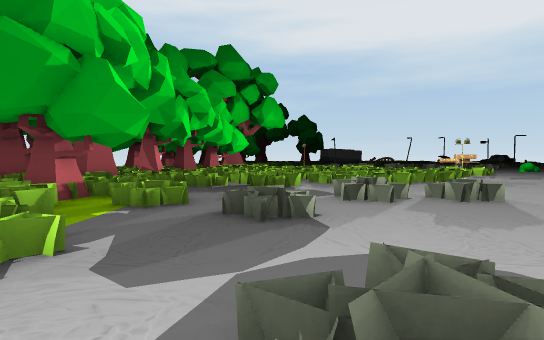
view 1 (above)

24 first-person views from a walk through a Unity game level. The camera is 1.4 m above the floor, tilts 2° down and sees 80° across. The floor is counted in squares, 2 m on a side. Each view is taken from the middle of a square. On the plan, view 1 faces up. The plan holds only what a view shows up to about 10 squares ahead; the rest is blank. The place goes on beyond the plan. The player is left out. Some surface patterns are stand-ins.

view 2
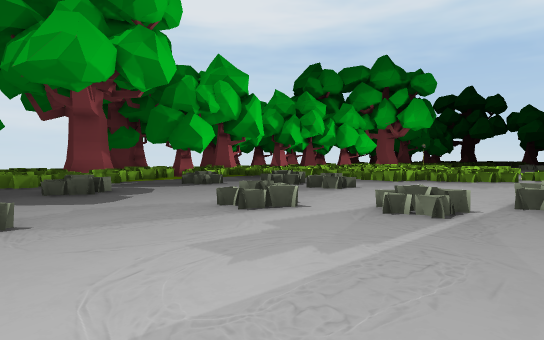

view 3
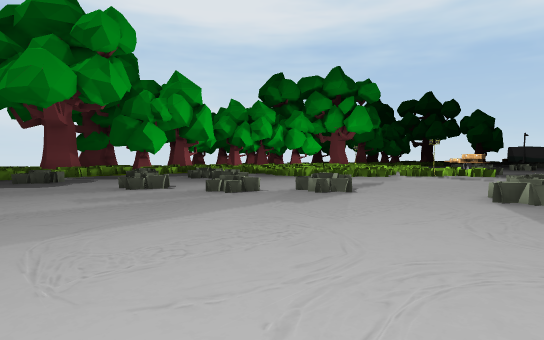

view 4
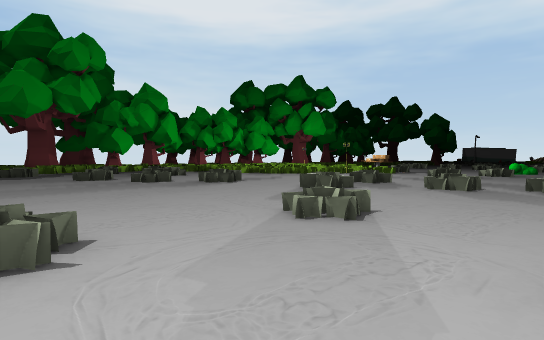

view 5
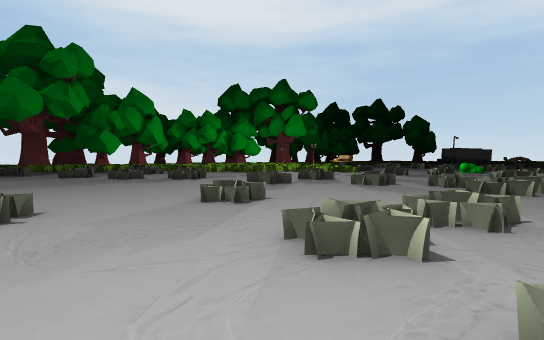

view 6
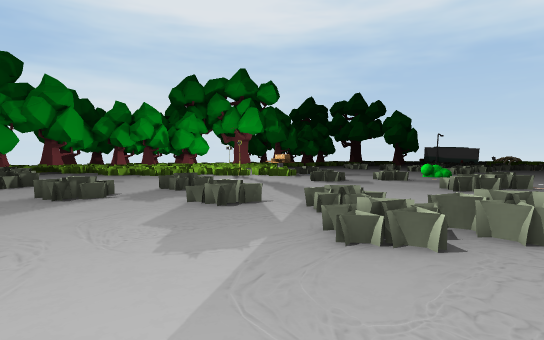

view 7
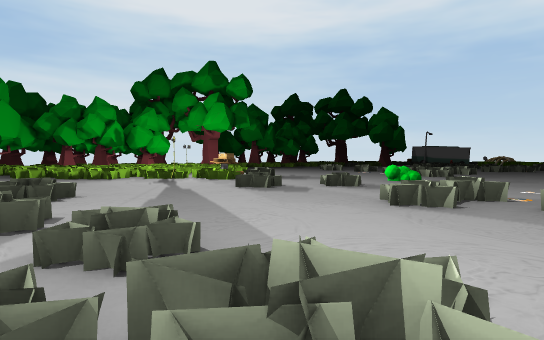

view 8
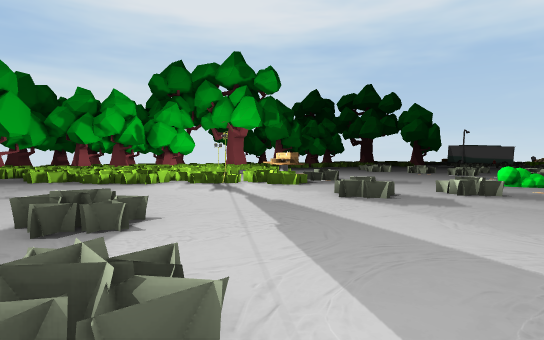

view 9
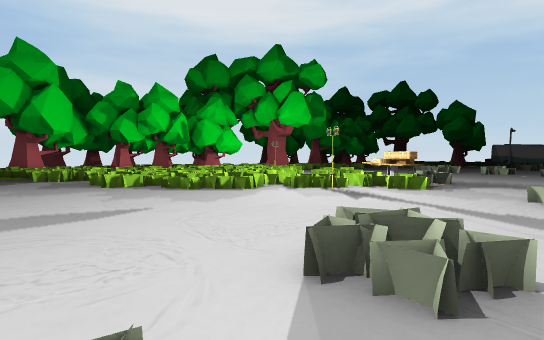

view 10
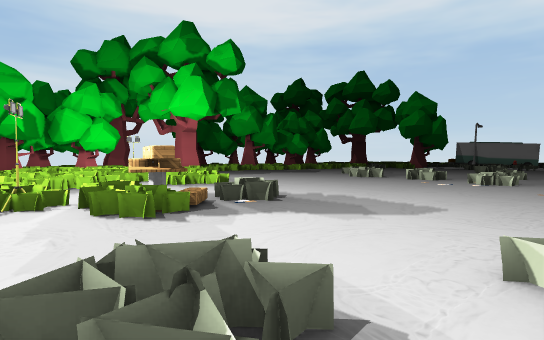

view 11
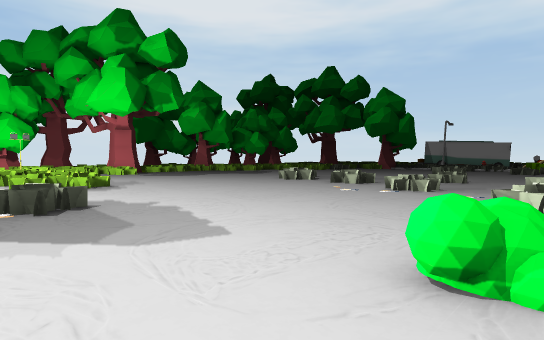

view 12
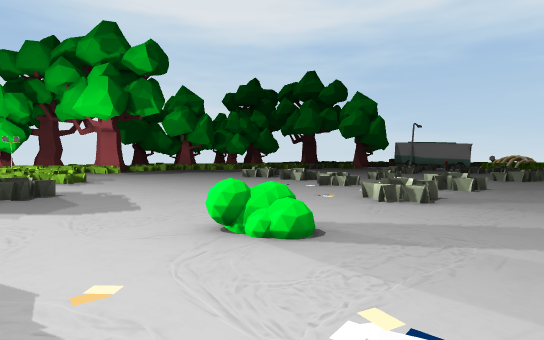

view 13
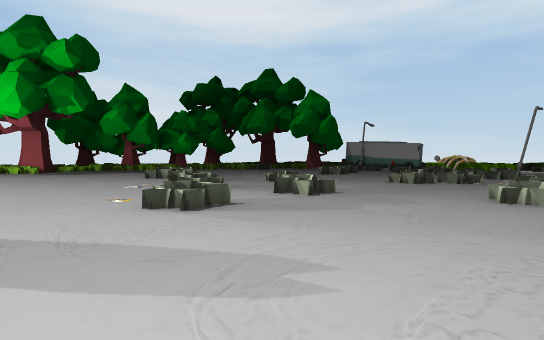

view 14
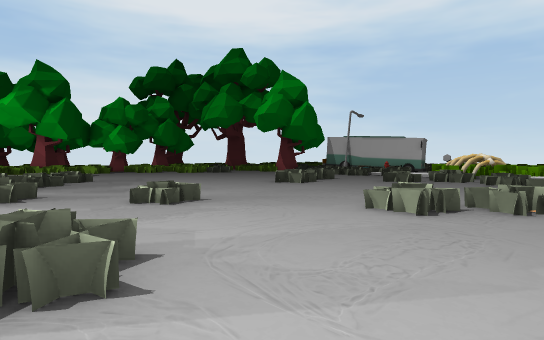

view 15
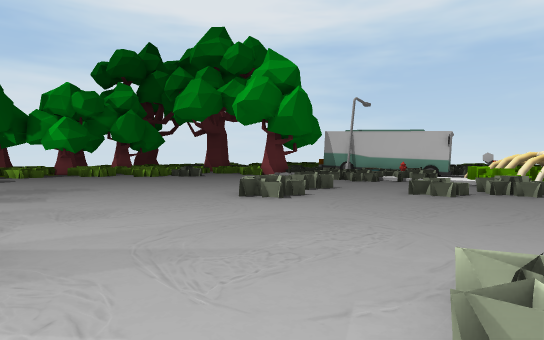

view 16
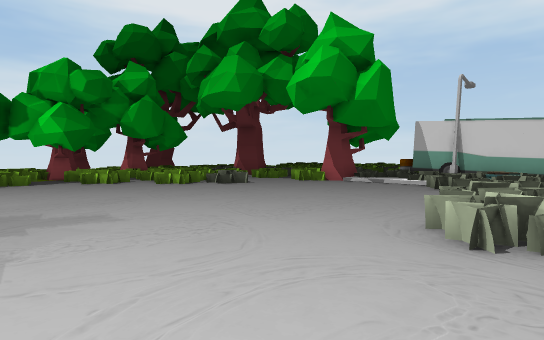

view 17
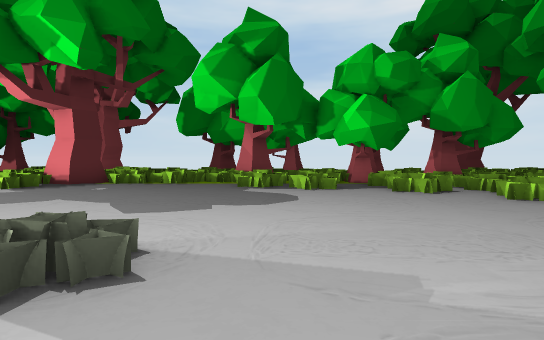

view 18
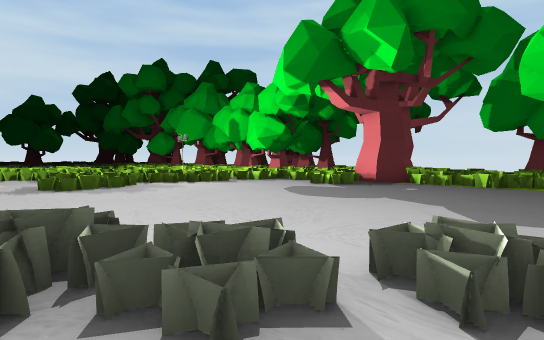

view 19
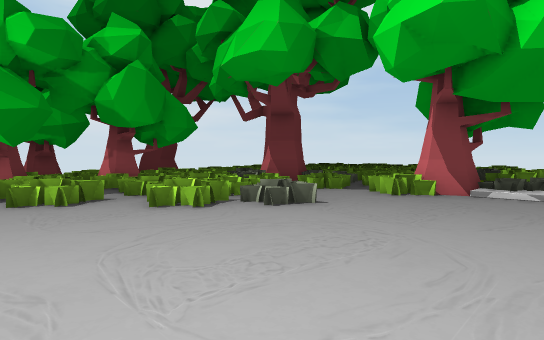

view 20
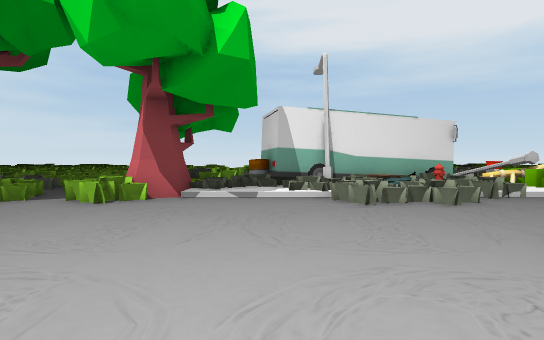

view 21
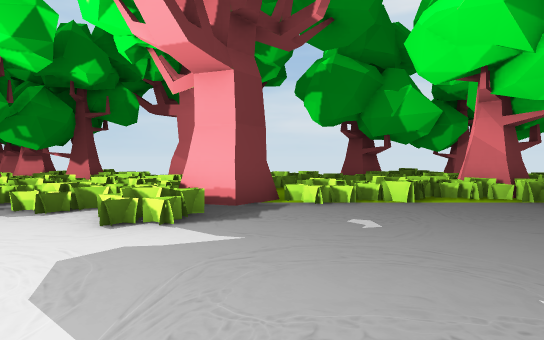

view 22
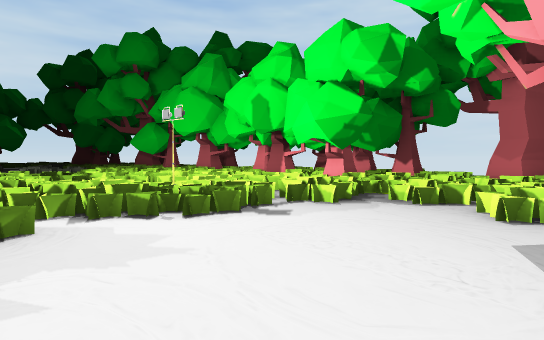

view 23
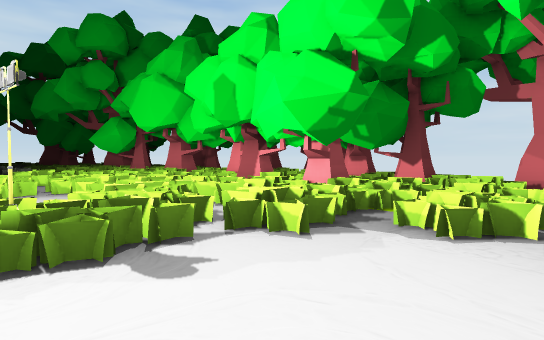

view 24
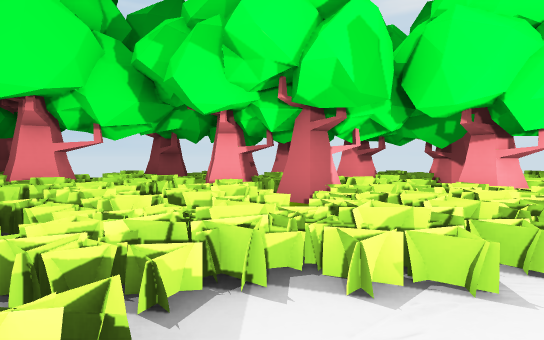

### Floor plan
Key: @ floor where view 1 was taken; # wall or solid block; . main floor; : floor 0.25 m higher than the main floor; / step, stairs or slope; = window, fence, low wall or low ledge; T tree; C crate; S streetlight; B bus; A barrel; O other object.
Columns run from 9 left of view 1 to 18 right of it. Each row starts with its distance up from view 1.
 37         #=.. T#ASBO#:#OO
 36       =##  .TT//=:==//O
 35         == ......==...
 34          = ...........==
 33           .==........=.=
 32       T= .........=.....=
 31         .=.........=....
 30         .=........==....
 29         ................=.=
 28   T      ..............==.=
 27   T  T.................=..
 26      TT.......=.....=.....
 25  TT   ........==....=.....=
 24       .........==.=....=..=
 23        .........=.=.=.==....
 22       #.............=.......
 21       ##..............==....
 20  #.    ................=....
 19  ##    .....................
 18        .....................
 17    TT    ..O...........T...
 16             .....==........
 15               ...C.........
 14  T       ..   ...CC...=..=.
 13  T   T   ...    O....=...==
 12 TT  TT   ..    ......=...=.
 11          ..    .............
 10  T       .   ...............
  9  T  T.  ....................
  8     TT .............=...====
  7        ................=..=.
  6  T   T.....===......=.......
  5  ##   .....==...==..=.......
  4       ...=.....=............
  3      #.=.....=.=......==..=.
  2      #==.....==........=..=.
  1         .==..............==
  0         .@.................
 -1              =........=.....

Positions as (right, up) in squares from view 1, and headings:
1: (0, 0), facing up
2: (8, -1), facing up-left
3: (12, -1), facing up-left
4: (16, -1), facing up-left
5: (18, -1), facing up-left
6: (18, 4), facing up-left
7: (18, 7), facing up-left
8: (15, 7), facing up-left
9: (12, 6), facing up-left
10: (13, 12), facing up-left
11: (14, 15), facing up-left
12: (16, 15), facing up-left
13: (18, 18), facing up-left
14: (16, 23), facing up-left
15: (14, 26), facing up-left
16: (10, 27), facing up-left
17: (7, 27), facing left
18: (7, 26), facing down-left
19: (6, 29), facing up-left
20: (6, 30), facing up
21: (3, 22), facing left
22: (4, 21), facing down-left
23: (2, 20), facing down-left
24: (2, 13), facing left
